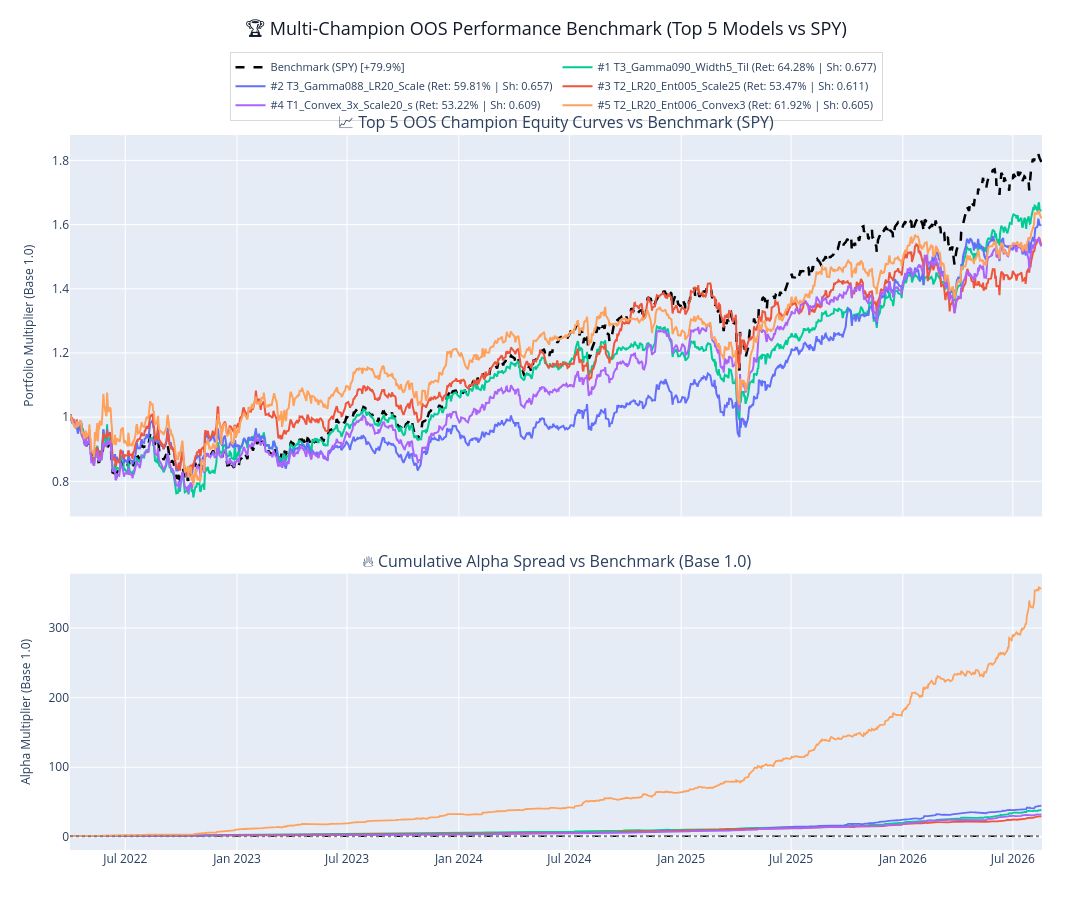

The notebook cell this image was saved under:
### Code cell
# CELL 5: Multi-Champion Visual Comparison (Top Models vs Benchmark with Fallback Blotter Reconstruction)
TOP_N = 5
top_models = ranked_df.head(TOP_N)

fig = make_subplots(
    rows=2,
    cols=1,
    shared_xaxes=True,
    vertical_spacing=0.08,
    row_heights=[0.58, 0.42],
    subplot_titles=(
        f"📈 Top {TOP_N} OOS Champion Equity Curves vs Benchmark ({benchmark_sym})",
        f"🔥 Cumulative Alpha Spread vs Benchmark (Base 1.0)",
    ),
)

benchmark_curve = (1.0 + bm_returns).cumprod()

fig.add_trace(
    go.Scatter(
        x=benchmark_curve.index,
        y=benchmark_curve.values,
        mode="lines",
        name=f"Benchmark ({benchmark_sym}) [+{bm_cum_return*100:.1f}%]",
        line=dict(color="black", width=2.5, dash="dash"),
    ),
    row=1,
    col=1,
)

fig.add_trace(
    go.Scatter(
        x=benchmark_curve.index,
        y=np.ones(len(benchmark_curve)),
        mode="lines",
        name="Benchmark Base (1.0)",
        line=dict(color="black", width=1.5, dash="dash"),
        showlegend=False,
    ),
    row=2,
    col=1,
)

colors = ["#00CC96", "#636EFA", "#EF553B", "#AB63FA", "#FFA15A"]

for idx, (_, row_data) in enumerate(top_models.iterrows()):
    clean_name = str(row_data["Model Name"]).replace('"', "").strip()
    blotter_file = OUTPUT_DIR / f"blotter_df_{Path(clean_name).stem}.parquet"
    b_df = None

    if blotter_file.exists():
        try:
            b_df = pd.read_parquet(blotter_file)
            if b_df.empty:
                b_df = None
        except Exception:
            b_df = None

    # On-the-fly reconstruction fallback if parquet blotter is missing
    if b_df is None:
        target_model_path = checkpoint_dir / clean_name
        if not target_model_path.exists():
            target_model_path = OUTPUT_DIR / clean_name

        if target_model_path.exists():
            print(f"⚡ [Reconstructing Blotter] Model #{idx+1}: {clean_name}...")
            try:
                ckpt = torch.load(
                    target_model_path, map_location=device, weights_only=False
                )
                m_cfg, _ = extract_model_hyperparameters(ckpt, clean_name)
                e_test = DiscoveryEnv(
                    feature_cube=feature_cube,
                    simple_ret_matrix=reward_matrix,
                    calendar=cal_test,
                    macro_df=macro_df,
                    config=m_cfg,
                )
                g_test = RLVRGymEnv(e_test, macro_df)
                g_test.is_training = False

                s_state = (
                    ckpt.get("scaler_state", None) if isinstance(ckpt, dict) else None
                )
                if s_state is not None:
                    g_test.scaler.load_state(s_state)

                m_state = (
                    ckpt.get("model_state_dict", ckpt)
                    if isinstance(ckpt, dict)
                    else ckpt
                )
                ag = AbsoluteZeroAgent(
                    obs_dim=g_test.observation_space.shape[0],
                    action_dim=g_test.action_space.shape[0],
                ).to(device)
                ag.load_state_dict(m_state)

                res = AgentEvaluator.evaluate(
                    agent=ag, env=g_test, device=device, detailed_log=True
                )
                b_df = pd.DataFrame(res.get("blotter", []))
                if not b_df.empty:
                    b_df["date"] = pd.to_datetime(
                        b_df.get("date", b_df.get("decision_date"))
                    )
                    b_df = b_df.sort_values("date").reset_index(drop=True)
                    b_df.to_parquet(blotter_file)
                del ag, g_test, e_test
            except Exception as ex:
                print(f"❌ Failed to reconstruct {clean_name}: {ex}")
                b_df = None

    if b_df is not None and not b_df.empty:
        b_df["date"] = pd.to_datetime(b_df.get("date", b_df.get("decision_date")))
        color = colors[idx % len(colors)]
        sh_val = row_data.get("OOS Sharpe Ratio (Ann)", "N/A")
        ret_val = row_data.get("OOS Total Cumulative Return", "N/A")

        short_id = clean_name.split("_ep_")[0].replace("model_", "")
        model_label = f"#{idx+1} {short_id[:22]} (Ret: {ret_val} | Sh: {sh_val})"

        print(
            f"   📊 Plotting #{idx+1}: {len(b_df)} trading days -> Final Equity: {b_df['agent_equity'].iloc[-1]:.3f}"
        )

        fig.add_trace(
            go.Scatter(
                x=b_df["date"],
                y=b_df["agent_equity"],
                mode="lines",
                name=model_label,
                line=dict(color=color, width=2.0),
            ),
            row=1,
            col=1,
        )

        fig.add_trace(
            go.Scatter(
                x=b_df["date"],
                y=b_df["alpha_equity"],
                mode="lines",
                name=f"Alpha #{idx+1}",
                line=dict(color=color, width=1.8),
                showlegend=False,
            ),
            row=2,
            col=1,
        )

fig.add_hline(y=1.0, line_dash="dot", line_color="gray", row=2, col=1)

fig.update_layout(
    height=900,
    width=1200,
    hovermode="x unified",
    margin=dict(t=135, b=50, l=70, r=50),
    title=dict(
        text=f"🏆 Multi-Champion OOS Performance Benchmark (Top {TOP_N} Models vs {benchmark_sym})",
        y=0.975,
        x=0.5,
        xanchor="center",
        yanchor="top",
        font=dict(size=18, color="#111827"),
    ),
    legend=dict(
        orientation="h",
        yanchor="bottom",
        y=1.02,
        xanchor="center",
        x=0.5,
        font=dict(size=11),
        bgcolor="rgba(255, 255, 255, 0.8)",
        bordercolor="rgba(0, 0, 0, 0.15)",
        borderwidth=1,
    ),
)
fig.update_yaxes(
    title_text="Portfolio Multiplier (Base 1.0)",
    title_font=dict(size=12),
    row=1,
    col=1,
)
fig.update_yaxes(
    title_text="Alpha Multiplier (Base 1.0)",
    title_font=dict(size=12),
    row=2,
    col=1,
)
fig.update_xaxes(showgrid=True, row=1, col=1)
fig.update_xaxes(showgrid=True, row=2, col=1)

fig.show()

### Figure 1 — Plotly figure (JSON) as saved in the notebook; plotly's stock layout.template omitted (floating-point values rounded to 4 significant figures; data arrays with more than 128 entries replaced by an {"elided": "..."} marker saying what was removed)
{"data": [{"line": {"color": "black", "dash": "dash", "width": 2.5}, "mode": "lines", "name": "Benchmark (SPY) [+79.9%]", "type": "scatter", "x": {"elided": "1098 str values"}, "xaxis": "x", "y": {"elided": "1098 float values"}, "yaxis": "y"}, {"line": {"color": "black", "dash": "dash", "width": 1.5}, "mode": "lines", "name": "Benchmark Base (1.0)", "showlegend": false, "type": "scatter", "x": {"elided": "1098 str values"}, "xaxis": "x2", "y": {"elided": "1098 int values"}, "yaxis": "y2"}, {"line": {"color": "#00CC96", "width": 2}, "mode": "lines", "name": "#1 T3_Gamma090_Width5_Til (Ret: 64.28% | Sh: 0.677)", "type": "scatter", "x": {"elided": "1097 str values"}, "xaxis": "x", "y": {"elided": "1097 float values"}, "yaxis": "y"}, {"line": {"color": "#00CC96", "width": 1.8}, "mode": "lines", "name": "Alpha #1", "showlegend": false, "type": "scatter", "x": {"elided": "1097 str values"}, "xaxis": "x2", "y": {"elided": "1097 float values"}, "yaxis": "y2"}, {"line": {"color": "#636EFA", "width": 2}, "mode": "lines", "name": "#2 T3_Gamma088_LR20_Scale (Ret: 59.81% | Sh: 0.657)", "type": "scatter", "x": {"elided": "1097 str values"}, "xaxis": "x", "y": {"elided": "1097 float values"}, "yaxis": "y"}, {"line": {"color": "#636EFA", "width": 1.8}, "mode": "lines", "name": "Alpha #2", "showlegend": false, "type": "scatter", "x": {"elided": "1097 str values"}, "xaxis": "x2", "y": {"elided": "1097 float values"}, "yaxis": "y2"}, {"line": {"color": "#EF553B", "width": 2}, "mode": "lines", "name": "#3 T2_LR20_Ent005_Scale25 (Ret: 53.47% | Sh: 0.611)", "type": "scatter", "x": {"elided": "1097 str values"}, "xaxis": "x", "y": {"elided": "1097 float values"}, "yaxis": "y"}, {"line": {"color": "#EF553B", "width": 1.8}, "mode": "lines", "name": "Alpha #3", "showlegend": false, "type": "scatter", "x": {"elided": "1097 str values"}, "xaxis": "x2", "y": {"elided": "1097 float values"}, "yaxis": "y2"}, {"line": {"color": "#AB63FA", "width": 2}, "mode": "lines", "name": "#4 T1_Convex_3x_Scale20_s (Ret: 53.22% | Sh: 0.609)", "type": "scatter", "x": {"elided": "1097 str values"}, "xaxis": "x", "y": {"elided": "1097 float values"}, "yaxis": "y"}, {"line": {"color": "#AB63FA", "width": 1.8}, "mode": "lines", "name": "Alpha #4", "showlegend": false, "type": "scatter", "x": {"elided": "1097 str values"}, "xaxis": "x2", "y": {"elided": "1097 float values"}, "yaxis": "y2"}, {"line": {"color": "#FFA15A", "width": 2}, "mode": "lines", "name": "#5 T2_LR20_Ent006_Convex3 (Ret: 61.92% | Sh: 0.605)", "type": "scatter", "x": {"elided": "1097 str values"}, "xaxis": "x", "y": {"elided": "1097 float values"}, "yaxis": "y"}, {"line": {"color": "#FFA15A", "width": 1.8}, "mode": "lines", "name": "Alpha #5", "showlegend": false, "type": "scatter", "x": {"elided": "1097 str values"}, "xaxis": "x2", "y": {"elided": "1097 float values"}, "yaxis": "y2"}], "layout": {"annotations": [{"font": {"size": 16}, "showarrow": false, "text": "📈 Top 5 OOS Champion Equity Curves vs Benchmark (SPY)", "x": 0.5, "xanchor": "center", "xref": "paper", "y": 1, "yanchor": "bottom", "yref": "paper"}, {"font": {"size": 16}, "showarrow": false, "text": "🔥 Cumulative Alpha Spread vs Benchmark (Base 1.0)", "x": 0.5, "xanchor": "center", "xref": "paper", "y": 0.3864, "yanchor": "bottom", "yref": "paper"}], "height": 900, "hovermode": "x unified", "legend": {"bgcolor": "rgba(255, 255, 255, 0.8)", "bordercolor": "rgba(0, 0, 0, 0.15)", "borderwidth": 1, "font": {"size": 11}, "orientation": "h", "x": 0.5, "xanchor": "center", "y": 1.02, "yanchor": "bottom"}, "margin": {"b": 50, "l": 70, "r": 50, "t": 135}, "shapes": [{"line": {"color": "gray", "dash": "dot"}, "type": "line", "x0": 0, "x1": 1, "xref": "x2 domain", "y0": 1, "y1": 1, "yref": "y2"}], "title": {"font": {"color": "#111827", "size": 18}, "text": "🏆 Multi-Champion OOS Performance Benchmark (Top 5 Models vs SPY)", "x": 0.5, "xanchor": "center", "y": 0.975, "yanchor": "top"}, "width": 1200, "xaxis": {"anchor": "y", "domain": [0, 1], "matches": "x2", "showgrid": true, "showticklabels": false}, "xaxis2": {"anchor": "y2", "domain": [0, 1], "showgrid": true}, "yaxis": {"anchor": "x", "domain": [0.4664, 1], "title": {"font": {"size": 12}, "text": "Portfolio Multiplier (Base 1.0)"}}, "yaxis2": {"anchor": "x2", "domain": [0, 0.3864], "title": {"font": {"size": 12}, "text": "Alpha Multiplier (Base 1.0)"}}}}
